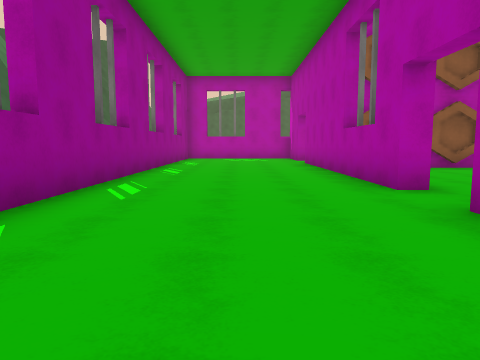
view 1 (above)

24 first-person views from a walk through a scene from a Unity 3-D project. The camera is 1.3 m above the floor, tilts 6° down and sees 70° across. The floor is counted in squares, 2 m on a side. Each view is taken from the middle of a square. On the plan, view 1 faces up. The plan holds only what a view shows up to about 10 squares ahead; the rest is blank. The place goes on beyond the plan. The player character is not drawn. Surface patterns are stand-ins for the level's own textures.

view 2
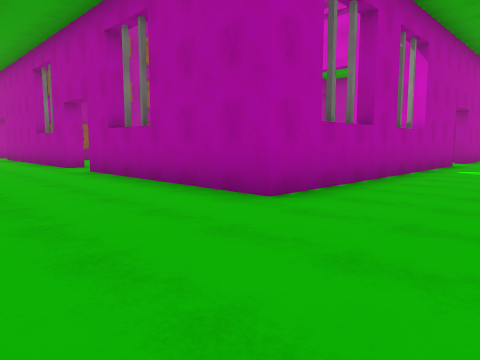

view 3
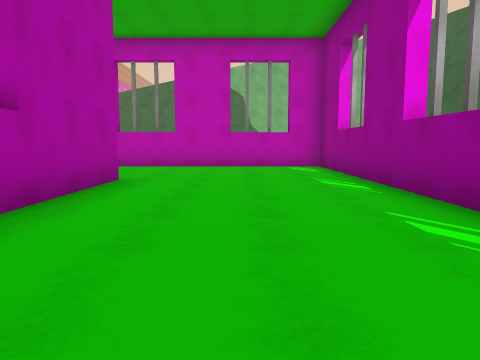

view 4
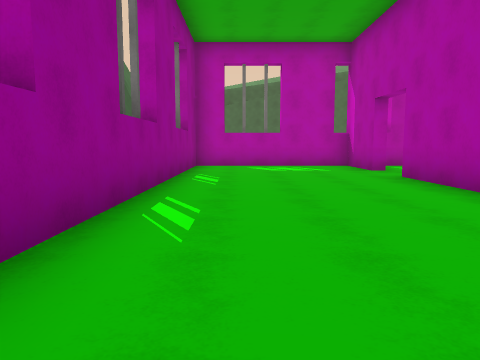

view 5
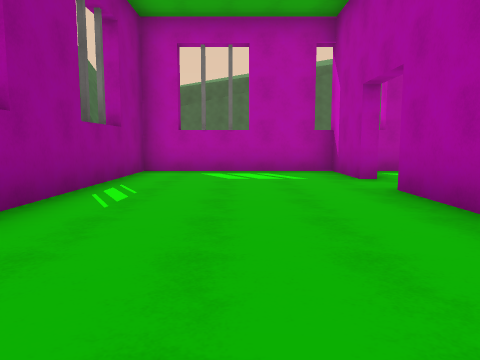

view 6
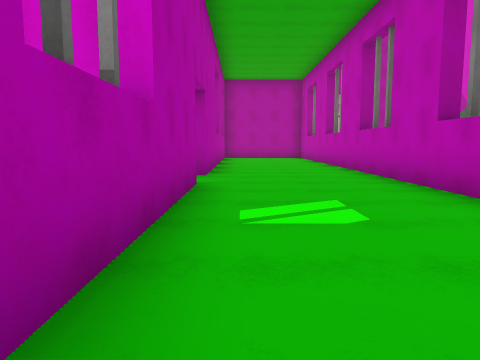

view 7
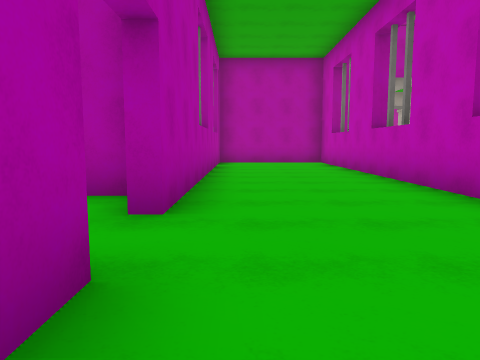

view 8
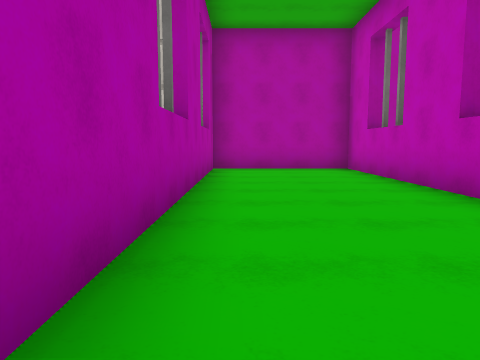

view 9
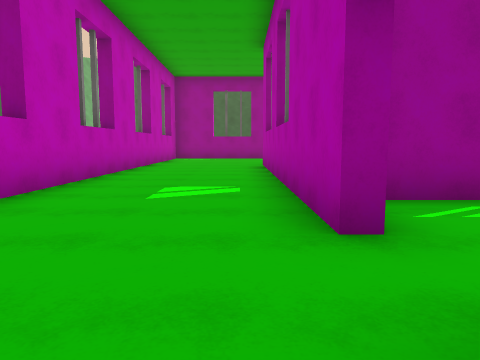

view 10
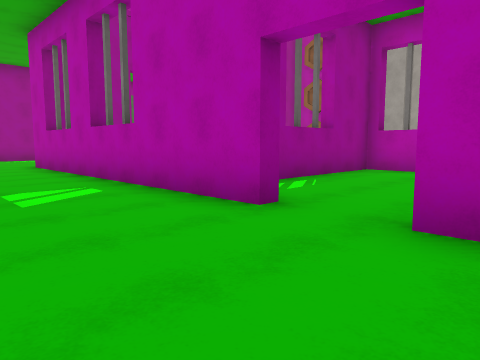

view 11
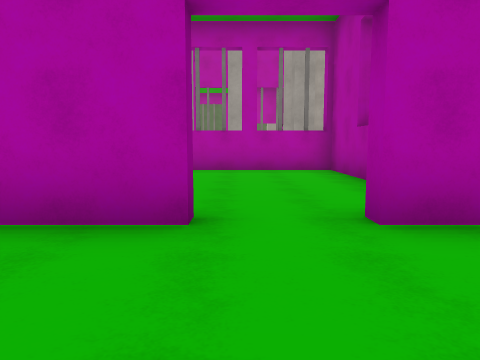

view 12
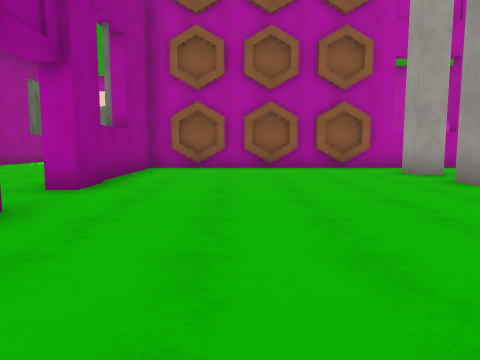

view 13
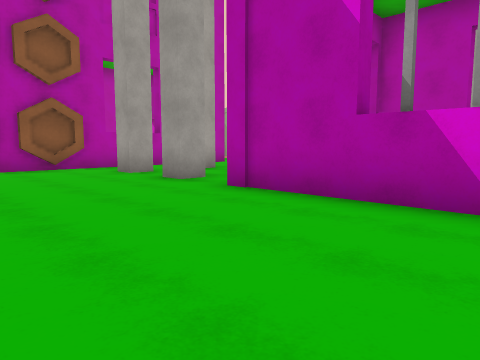

view 14
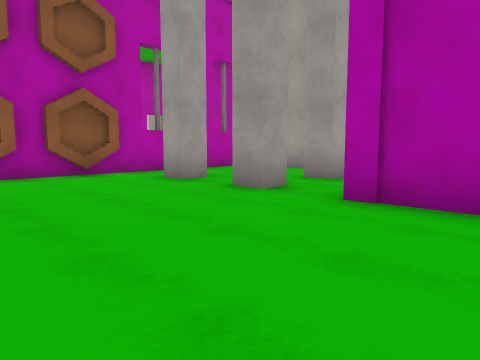

view 15
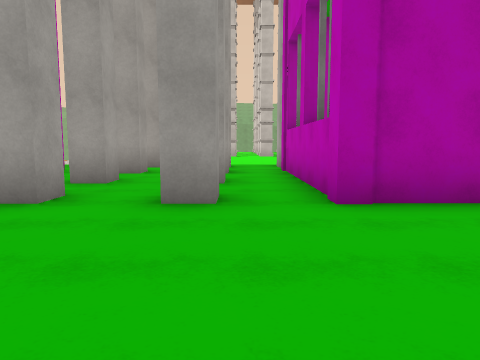

view 16
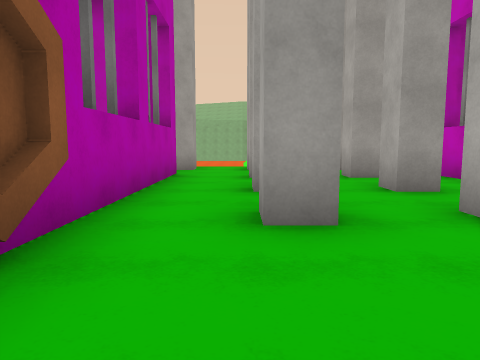

view 17
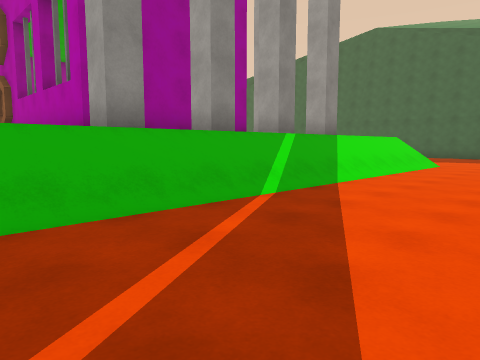

view 18
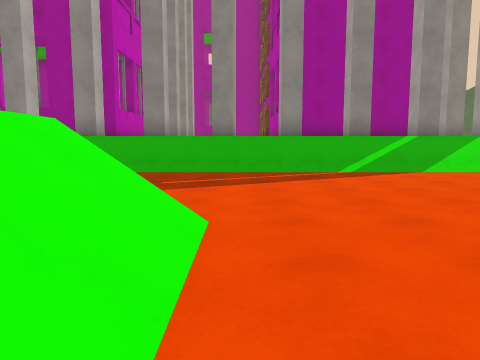

view 19
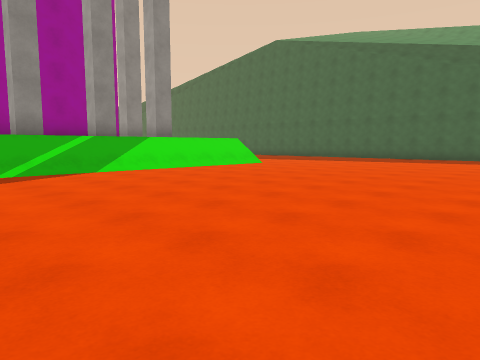

view 20
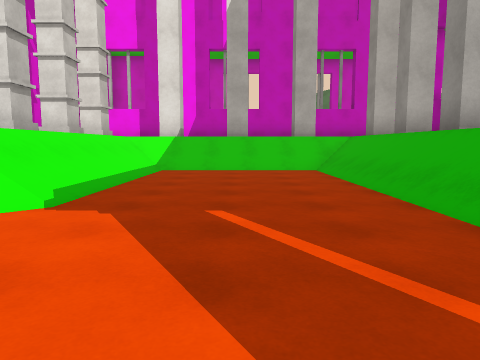

view 21
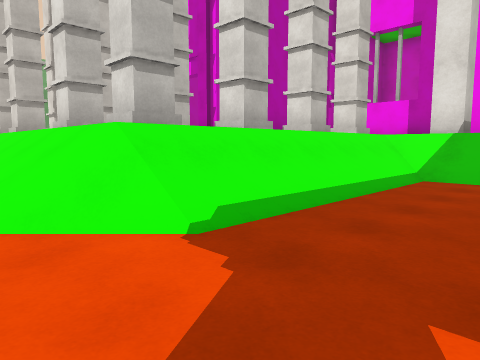

view 22
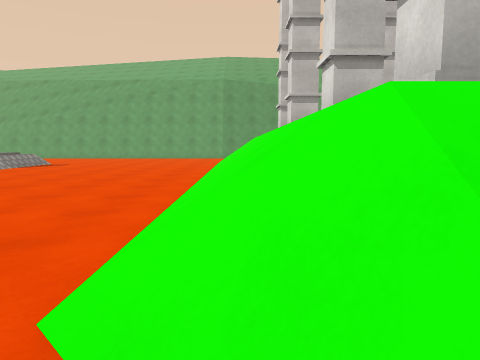

view 23
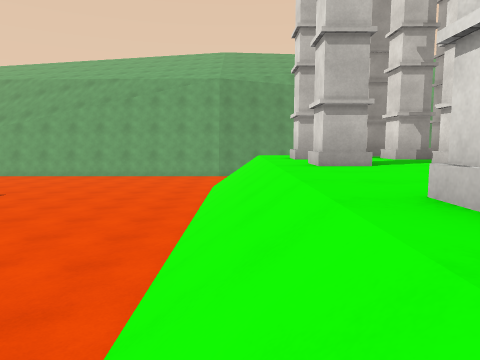

view 24
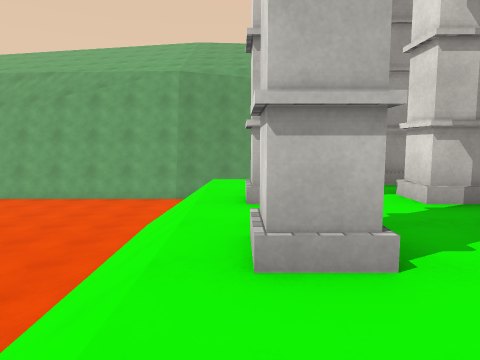

### Floor plan
Key: @ floor where view 1 was taken; # wall or solid block; x gap in a wall; . main floor; - floor 1.75 m lower than the main floor; / step, stairs or slope; v drop or lower ground.
Columns run from 2 left of view 1 to 37 right of it. Each row starts with its distance up from view 1.
 20                         --
 19                        ---
 18                    /- ----
 17                   //-------
 16                   //-------
 15 #######          #//-------
 14 #....#            //-------
 13 #.....          ##//-------    ////--  v
 12 #....           #.//--------  ---------#
 11 #....#          ##//-------------------#
 10 #....#          #.//-------------------#
  9 #....#############//-------------------#
  8 #....#............//-------------------#
  7 #....#.....#.#.#.#//----////////////   #
  6 #....#..........  //---//# .#..#.#..   #
  5 #....#...........///---//    ....
  4 #..........#####.x//---//#     #.#.#
  3 #....#.....#...###//---//
  2 #....#.....#....##//---//#
  1 #....#.....#....#.///////  #
  0 #.@..# ....#....##.#.#.#.# #
 -1 #....#     #....#
 -2 #....########..###########
 -3 #......................#
 -4 #......................#
 -5 #......................#
 -6 ########################

Where each view was taken, in squares from view 1:
view 1: 0 up, 0 right, facing up
view 2: 5 down, 1 left, facing up-right
view 3: 4 up, 0 right, facing down
view 4: 5 up, 1 left, facing up
view 5: 7 up, 0 right, facing up
view 6: 3 down, 5 right, facing right
view 7: 3 down, 9 right, facing right
view 8: 3 down, 12 right, facing right
view 9: 3 down, 13 right, facing left
view 10: 5 down, 13 right, facing up-left
view 11: 5 down, 11 right, facing up
view 12: 0 up, 5 right, facing up
view 13: 0 up, 5 right, facing up-right
view 14: 2 up, 5 right, facing up-right
view 15: 5 up, 5 right, facing right
view 16: 8 up, 6 right, facing right
view 17: 7 up, 20 right, facing up-left
view 18: 8 up, 25 right, facing left
view 19: 9 up, 25 right, facing up-left
view 20: 10 up, 19 right, facing down
view 21: 8 up, 19 right, facing down-right
view 22: 7 up, 21 right, facing right
view 23: 7 up, 24 right, facing right
view 24: 6 up, 27 right, facing right
